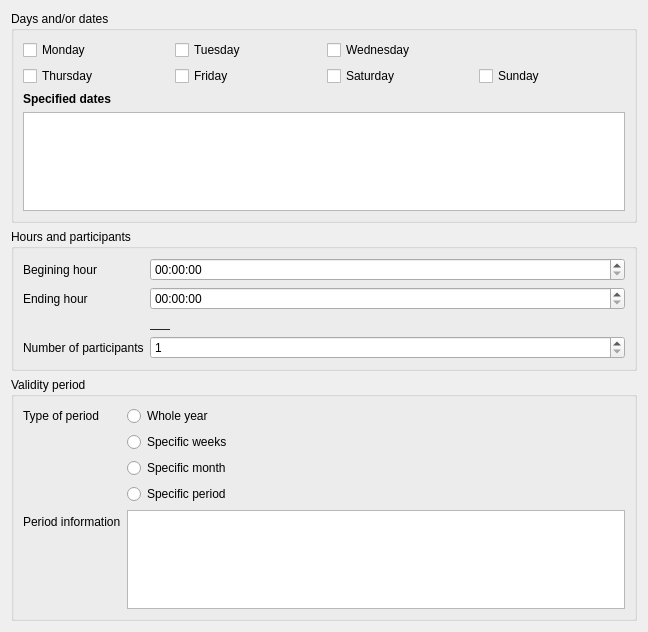
<?xml version="1.0" encoding="UTF-8"?>
<ui version="4.0">
 <class>Form</class>
 <widget class="QWidget" name="Form">
  <property name="geometry">
   <rect>
    <x>0</x>
    <y>0</y>
    <width>648</width>
    <height>632</height>
   </rect>
  </property>
  <property name="windowTitle">
   <string>Form</string>
  </property>
  <layout class="QGridLayout" name="gridLayout_2">
   <item row="2" column="0">
    <widget class="QGroupBox" name="groupBox_3">
     <property name="title">
      <string>Validity period</string>
     </property>
     <layout class="QFormLayout" name="formLayout_2">
      <item row="0" column="0">
       <widget class="QLabel" name="label_5">
        <property name="text">
         <string>Type of period</string>
        </property>
        <property name="buddy">
         <cstring>wholeYear
weeks
month
period</cstring>
        </property>
       </widget>
      </item>
      <item row="0" column="1">
       <widget class="QRadioButton" name="wholeYear">
        <property name="text">
         <string>Whole year</string>
        </property>
       </widget>
      </item>
      <item row="1" column="1">
       <widget class="QRadioButton" name="weeks">
        <property name="text">
         <string>Specific weeks</string>
        </property>
       </widget>
      </item>
      <item row="2" column="1">
       <widget class="QRadioButton" name="month">
        <property name="text">
         <string>Specific month</string>
        </property>
       </widget>
      </item>
      <item row="3" column="1">
       <widget class="QRadioButton" name="period">
        <property name="text">
         <string>Specific period</string>
        </property>
       </widget>
      </item>
      <item row="4" column="0">
       <widget class="QLabel" name="label_6">
        <property name="text">
         <string>Period information</string>
        </property>
        <property name="buddy">
         <cstring>periodInfo</cstring>
        </property>
       </widget>
      </item>
      <item row="4" column="1">
       <widget class="QPlainTextEdit" name="periodInfo"/>
      </item>
     </layout>
    </widget>
   </item>
   <item row="1" column="0">
    <widget class="QGroupBox" name="groupBox_2">
     <property name="title">
      <string>Hours and participants</string>
     </property>
     <layout class="QFormLayout" name="formLayout">
      <item row="0" column="1">
       <widget class="QTimeEdit" name="beginHour"/>
      </item>
      <item row="4" column="1">
       <widget class="QTimeEdit" name="endHour"/>
      </item>
      <item row="5" column="1">
       <widget class="QLabel" name="label_4">
        <property name="text">
         <string>___</string>
        </property>
       </widget>
      </item>
      <item row="0" column="0">
       <widget class="QLabel" name="label_2">
        <property name="text">
         <string>Begining hour</string>
        </property>
        <property name="buddy">
         <cstring>beginHour</cstring>
        </property>
       </widget>
      </item>
      <item row="4" column="0">
       <widget class="QLabel" name="label_3">
        <property name="text">
         <string>Ending hour</string>
        </property>
        <property name="buddy">
         <cstring>endHour</cstring>
        </property>
       </widget>
      </item>
      <item row="6" column="1">
       <widget class="QSpinBox" name="nbParticipants">
        <property name="minimum">
         <number>1</number>
        </property>
        <property name="maximum">
         <number>1000</number>
        </property>
        <property name="value">
         <number>1</number>
        </property>
       </widget>
      </item>
      <item row="6" column="0">
       <widget class="QLabel" name="label_7">
        <property name="text">
         <string>Number of participants</string>
        </property>
       </widget>
      </item>
     </layout>
    </widget>
   </item>
   <item row="0" column="0">
    <widget class="QGroupBox" name="groupBox">
     <property name="title">
      <string>Days and/or dates</string>
     </property>
     <layout class="QGridLayout" name="gridLayout">
      <item row="1" column="1">
       <widget class="QCheckBox" name="friday">
        <property name="text">
         <string>Friday</string>
        </property>
       </widget>
      </item>
      <item row="1" column="3">
       <widget class="QCheckBox" name="sunday">
        <property name="font">
         <font>
          <weight>50</weight>
          <bold>false</bold>
         </font>
        </property>
        <property name="text">
         <string>Sunday</string>
        </property>
       </widget>
      </item>
      <item row="0" column="0">
       <widget class="QCheckBox" name="monday">
        <property name="text">
         <string>Monday</string>
        </property>
       </widget>
      </item>
      <item row="0" column="1">
       <widget class="QCheckBox" name="tuesday">
        <property name="text">
         <string>Tuesday</string>
        </property>
       </widget>
      </item>
      <item row="0" column="2">
       <widget class="QCheckBox" name="wednesday">
        <property name="text">
         <string>Wednesday</string>
        </property>
       </widget>
      </item>
      <item row="1" column="0">
       <widget class="QCheckBox" name="thursday">
        <property name="text">
         <string>Thursday</string>
        </property>
       </widget>
      </item>
      <item row="5" column="0" colspan="4">
       <widget class="QPlainTextEdit" name="dates"/>
      </item>
      <item row="2" column="0" colspan="4">
       <widget class="QLabel" name="label">
        <property name="font">
         <font>
          <weight>75</weight>
          <bold>true</bold>
         </font>
        </property>
        <property name="text">
         <string>Specified dates</string>
        </property>
       </widget>
      </item>
      <item row="1" column="2">
       <widget class="QCheckBox" name="saturday">
        <property name="font">
         <font>
          <weight>50</weight>
          <bold>false</bold>
         </font>
        </property>
        <property name="text">
         <string>Saturday</string>
        </property>
       </widget>
      </item>
     </layout>
    </widget>
   </item>
  </layout>
 </widget>
 <resources/>
 <connections/>
</ui>
